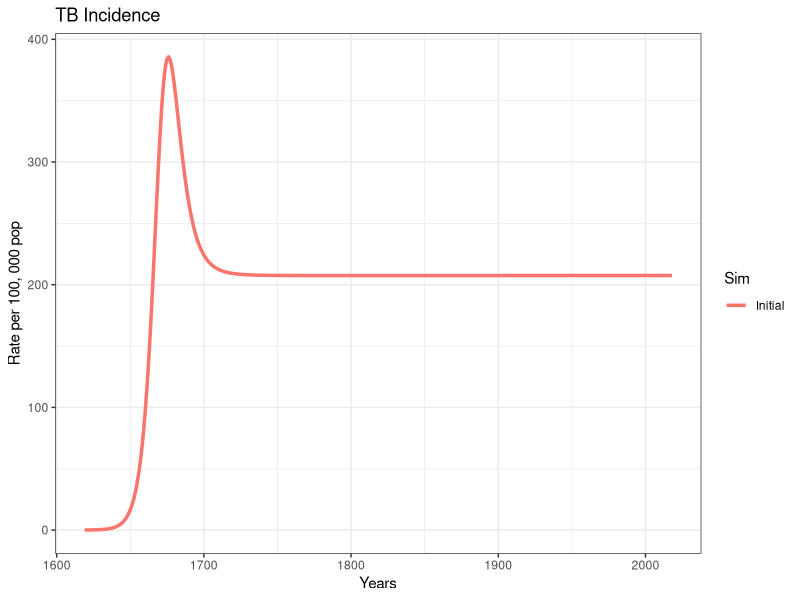
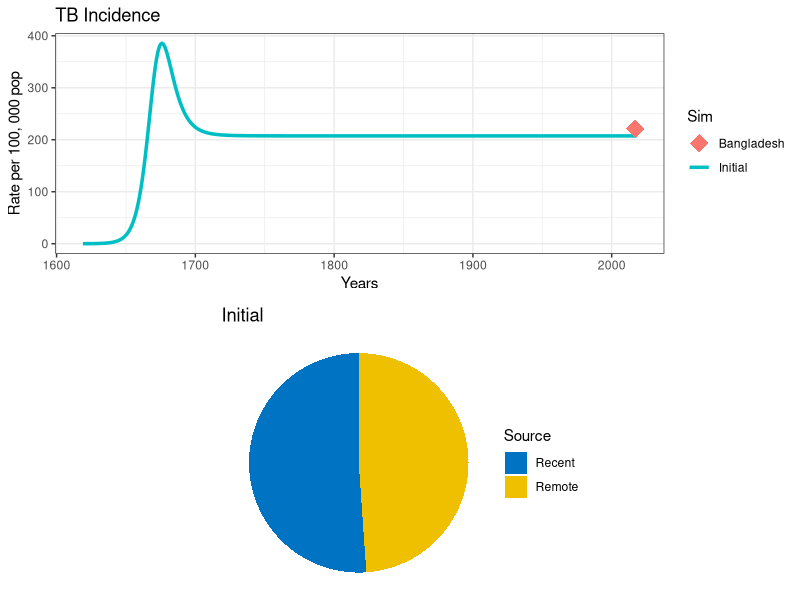
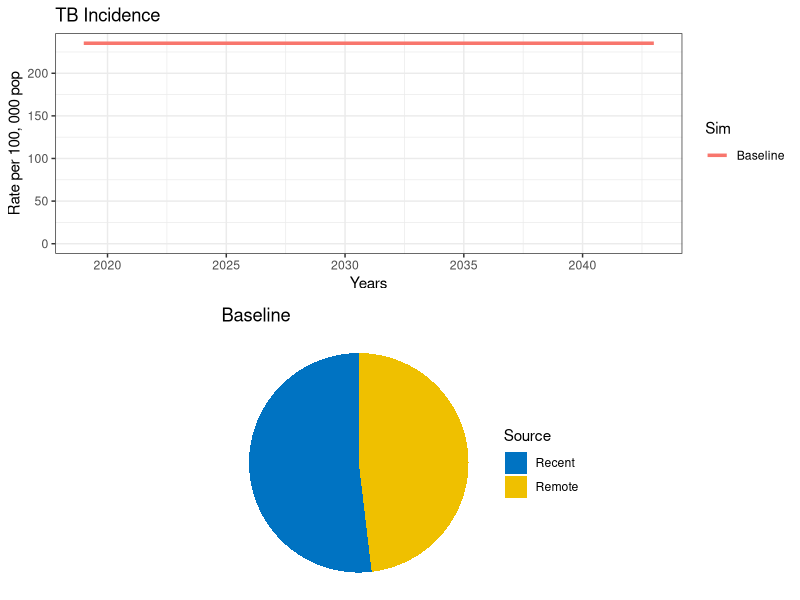

R code for these plots, in order: (Note: this script raises an error after producing the figures.)
## ---- chunk 1
knitr::opts_chunk$set(echo = TRUE)
## ---- chunk 2
# install.packages("deSolve", dep = TRUE)
# install.packages("gridExtra", dep = TRUE)
# install.packages("ggplot2", dep = TRUE)
## ---- chunk 3
# Load packages
library(deSolve)
library(gridExtra)
library(ggplot2)
library(reshape)
## ---- chunk 4

# Model Parameters
T.lfx    <- 72              # Life expectancy
T.dur    <- 3               # Duration of infectious period
beta     <- 5             # Transmission rate per capita
break_in <- 0.1*(1/T.lfx)   # Transition rate from latent into active disease
selfcure <- 0.5*(1/T.dur)   # Rate of spontaneous cure
mu       <- 1/T.lfx         # Background mortality rate
mu_tb    <- 0.5*(1/T.dur)   # TB mortality rate
fast     <- 0.1             # Fraction fast progressing to active TB
imm      <- 0.5             # Infectiousness decline (partial immunity)
relapse  <- 0.005           # Relapse rate
## ---- chunk 5
TB.Basic <- function (t, state, parameters) {
  with(as.list(c(state, parameters)),             
       {
      
         N      <- U + L + I + R            # Total population
         births <- I * mu_tb + N * mu       # Births (for stable population)
         lambda <- beta * I/N               # Force of Infection
         
         # Uninfected 
         dU <- births - U * (lambda + mu)                              
         
         # Latent 
         dL <- U * lambda * (1-fast) + R * (lambda * (1-fast) * imm) - L * (mu + break_in) 
         
         # Active TB
         dI <- U * lambda * fast + R * (lambda * fast * imm) +  L * break_in + R * relapse -
               I * (mu + mu_tb + selfcure)
         
         # Recovered
         dR <- I * selfcure - R * (lambda * imm + relapse + mu)      
         
         # Model outcomes
         dIncidence <- U * (lambda * fast) + R * (lambda * fast * imm) + L * break_in + R * relapse 
         
         dIrecent   <- U * (lambda * fast) + R * (lambda * fast * imm) +  R * relapse                                               
         dIremote   <- L * break_in +  R * relapse 
         
         # wrap-up 
         dx <- c(dU, dL, dI, dR, dIncidence, dIrecent, dIremote)
         list(dx)
       }
  )
}
## ---- chunk 6
get_intervention <- function(sfin, params_new, params_old, times_new,
                             t.interv, fx_scale, fx_basic, int_name, data_stub) {

  # Starting conditions
  xstart <- c(U = sfin$U,
              L = sfin$L,
              I = sfin$I,
              R = sfin$R,
              Incidence = sfin$Incidence,
              Irecent   = sfin$Irecent,
              Iremote   = sfin$Iremote)

  # Select type of function
  if (is.na(t.interv)) {
    fx <- fx_basic
  }  else {
    fx <- fx_scale
  }
  
  # Run the model
  out <- as.data.frame(ode(y = xstart, times = times_new,
                           func = fx, parms = params_new)) 
  # Model output
  N           <- out$U + out$L + out$I + out$R
  rate.inc    <- 1e5 * (diff(out$Incidence) / N[1:length(N) - 1])
  fr.remo     <- diff(out$Iremote) / diff(out$Incidence)
  time        <- out$time[1:length(out$time) - 1]
  dat         <- data.frame(Years = time + (2019 - 400), Incidence = rate.inc)
  dat$Sim     <- int_name

  # If it is a first run, nothing to append 
  if (is.na(data_stub)) {
    data <- dat
  }
  else # Append previous runs
  {
    data <- rbind(data_stub, dat)
  }

  remote <- fr.remo  # rename a variable with the fraction of remote incidence
  titl   <- int_name

  p <- ggplot(data = data, mapping = aes(x = Years, y = Incidence, col = Sim))
  p1 <- p +
    geom_line(size = 1.2) +
    ggtitle ("TB Incidence") +
    theme_bw() + ylab("Rate per 100, 000 pop") +
    ylim(0, max(data$Incidence))

  df <- data.frame(
    Source = c("Recent", "Remote"),
    value  = c(1 - tail(remote, 1), tail(remote, 1))
  )

  # Pie chart of remote vs recent incidence 
  mycols <- c("#0073C2FF", "#EFC000FF")
  pie <- ggplot(df, aes(x = "", y = value, fill = Source)) +
    geom_bar(width = 1, stat = "identity") +
    coord_polar("y", start = 0) +
    scale_fill_manual(values = mycols) +
    theme_void() +
    ggtitle(titl)

  output <- list("out" = out, "lines" = p1, "pie" = pie, "data" = data)

  # Spit out the results
  return(output)
}

## ---- chunk 7

t.intervention <- 400      # years of simulation
t.scale        <- 3        # Scaling up time of interventions
times <- seq(0, t.intervention, by = 1)          # time scale

## ---- chunk 8
# Prepare to run
params <- c(break_in = break_in, selfcure = selfcure, mu = mu, mu_tb = mu_tb,
            beta = beta, fast = fast, imm = imm, relapse = relapse) # running parameters

# Initial Conditions
N  <- 1                  # Total population equal to unity 
I0 <- 1e-6               # TB seed at time 0

xstart <- data.frame(U = N-I0,
                     L = 0,
                     I = I0,  
                     R = 0,
                     Incidence = 0, 
                     Irecent = 0, 
                     Iremote = 0)                
## ---- chunk 9

# run the model
out  <- get_intervention(xstart, params, NA, times, NA, NA, TB.Basic,
                         "Initial", NA) 
# plot
out$lines


## ---- chunk 10
Inc.country    <- 221 # TB incidence per 100K (including TB/HIV) 
country.name   <- "Bangladesh"  # e.g., "Sierra Leone"
params["beta"] <- 6.9  # Transmission rate per capita per year

# run the model
out0  <- get_intervention(xstart, params, NA, times, NA, NA, TB.Basic,
                          "Initial", NA) 

# plot
dot <- data.frame(Data = "Bangladesh", Years = 2017, incidence = Inc.country)

p1 <- out$lines +
  geom_point(dot, mapping = aes(x = Years, y = incidence, col = Data), 
             size = 6, shape = 18) 

grid.arrange(p1, out$pie)
## ---- chunk 11
# Intervention scaling function
scale_up <- function(t, state, parameters, t.interv, parameters_old, fx) {
  
  scale <- min((t - t.interv[1])/(t.interv[2] - t.interv[1]), 1) 
  if (scale < 0) 
  {
    scale <- 0
  }
  
  pars_scaled <- parameters;
  
  pars_scaled <- parameters_old + scale * (parameters - parameters_old)
  
  return(fx(t, state, pars_scaled))
}

## ---- chunk 12
# Function handles

fx_basic <- TB.Basic
fx_scale <- function(t, state, parameters) scale_up(t, state, parameters, t.interv, params, fx_basic)
## ---- chunk 13
## Simulation 0
# Project a baseline
int_name    <- "Baseline"

# Initial conditions (starting in 2019)
sfin        <- tail(out0$out, 1)                             
params_base <- params
times_new   <- seq(t.intervention, t.intervention + 25, by = 1)
t.interv    <- c(times_new[2], times_new[2] + t.scale)

# Run model
data0 <- get_intervention(sfin, params_base, params_base, times_new, NA,
                          fx_scale, fx_basic, "Baseline", NA) 
# Plot
grid.arrange(data0$lines, data0$pie)
 


## ---- chunk 14
## Simulation 1
# An Intervention simulating introduction of treatment
int_name  <- "Treatment"

# Update parameter results data frame to append new results
params_1  <- params_base
data_stub <- data0$data


# Change parameters for intervention
T.cs  <- 1     # Time delay (yrs) between developing symptoms and seeking for care
pDx   <- 0.95   # Probability of being diagnosed once sought care
pTx   <- 0.95   # probability of receiving correct Tx if diagnosed
T.rTx <- 0.5 # 6 months treatment duration

Tx <- pDx * pTx * (1/(T.cs + T.rTx))

params_1["selfcure"] <- selfcure + Tx

data1 <- get_intervention(sfin, params_1, params_base, times_new, t.interv,
                          fx_scale, fx_basic, int_name, data_stub) 

p1 <- data1$lines +
  # EndTb
  geom_hline(yintercept = Inc.country*0.1, linetype = "dashed", color = "black", size = 1) +
  # Elimination
  geom_hline(yintercept = 0.1/1e5, linetype = "dashed", color = "red", size = 1)


grid.arrange(p1, data1$pie )
## ---- chunk 15
## Simulation 2
# An Intervention simulating demand generation
int_name  <- "Demand generation"

# Update parameter results data frame to append new results
params_2  <- params_1
data_stub <- data1$data

# Change parameters for intervention
T.cs  <-  1*(1-0.75)    # Time delay (yrs) between developing symptoms and seeking for care
pDx   <-  0.95     # Probability of being diagnosed once sought care
pTx   <-  0.95     # probability of receiving correct Tx if diagnosed
T.rTx <-  0.5     # 6 months treatment duration

Tx    <- pDx*pTx*(1/(T.cs + T.rTx))

params_2["selfcure"] <- selfcure + Tx

data2 <- get_intervention(sfin, params_2, params_BASE, times_new, t.interv,
                          fx_scale, fx_basic, int_name, data_stub) 

p1 <- data2$lines +
  # EndTb
  geom_hline(yintercept = Inc.country*0.1, linetype = "dashed", color = "black", size = 1) +
  # Elimination
  geom_hline(yintercept = 0.1/1e5, linetype = "dashed", color = "red", size = 1)


grid.arrange(p1, data2$pie)
## ---- chunk 16
## Simulation 3
int_name  <- "Transmission stop"

# Update parameter results data frame to append new results
params_3  <- params_2
data_stub <- data2$data

# An Intervention simulating transmission reduction

params_3["beta"] <- 0


data3 <- get_intervention(sfin, params_3, params_base, times_new, t.interv,
                          fx_scale, fx_basic, int_name, data_stub) 

p1 <- data3$lines +
  # EndTb
  geom_hline(yintercept = Inc.country*0.1, linetype = "dashed", color = "black", size = 1) +
  # Elimination
  geom_hline(yintercept = 0.1/1e5, linetype = "dashed", color = "red", size = 1)


grid.arrange(p1, data3$pie)

## ---- chunk 17
## Simulation 4
# An Intervention simulating LTBI treatment
int_name  <- "Prevention"

# Update parameter results data frame to append new results
params_4  <- params_3
data_stub <- data3$data

params_4["break_in"] <- 0.01 * (1/T.lfx)

data4 <- get_intervention(sfin, params_4, params_base, times_new,
                          t.interv, fx_scale, fx_basic, int_name, data_stub) 

p1 <- data4$lines +
  # EndTb
  geom_hline(yintercept = Inc.country*0.1, linetype = "dashed", color = "black", size = 1) +
  # Elimination
  geom_hline(yintercept = 0.1/1e5, linetype = "dashed", color = "red", size = 1)


grid.arrange(p1, data4$pie)
